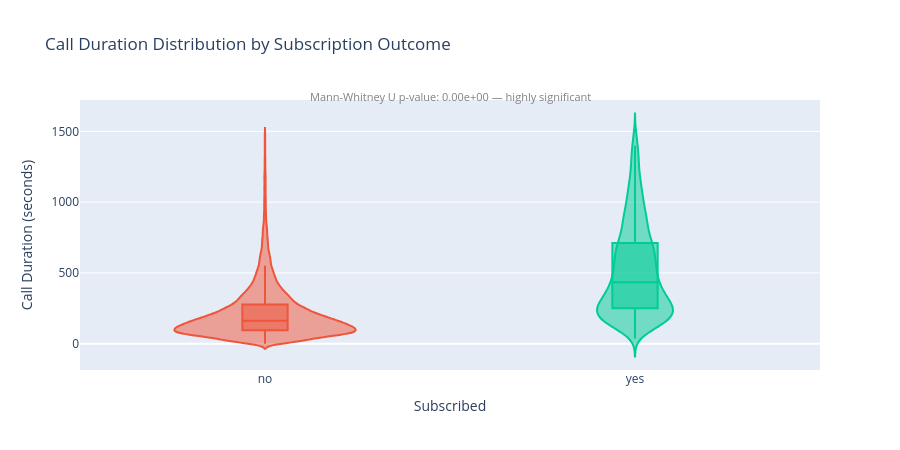

Write notebook code for a chart like this one.
### Markdown cell above
---
## Section 2 — Does Call Duration Predict Subscription?

**Test: Mann-Whitney U** (non-parametric; duration is heavily right-skewed)

**Important caveat:** `duration` is flagged in the dataset documentation as a data leakage risk.  
A 0-second call means definite rejection; a long call suggests genuine engagement.  
In production you wouldn't know duration *before* the call — so it's not actionable as a predictor.  
We test it anyway because the *magnitude* of the difference tells us something real about what engagement looks like.

### Code cell
yes_dur = df[df['y'] == 'yes']['duration']
no_dur  = df[df['y'] == 'no']['duration']

u_stat, p_val = stats.mannwhitneyu(yes_dur, no_dur, alternative='greater')

print("── Mann-Whitney U: Duration (subscribers vs non-subscribers) ──")
print(f"  Subscribers   — median: {yes_dur.median():.0f}s  mean: {yes_dur.mean():.0f}s")
print(f"  Non-subscribers — median: {no_dur.median():.0f}s  mean: {no_dur.mean():.0f}s")
print(f"  U-statistic: {u_stat:,.0f}")
print(f"  p-value: {p_val:.2e}")
print(f"  Result: {'Significant ✓' if p_val < 0.05 else 'Not significant'}")
print(f"\n  Subscribers stay on the phone {yes_dur.median()/no_dur.median():.1f}× longer (median)")

# Violin plot
plot_df = df[df['duration'] < 1500].copy()  # trim extreme outliers for viz
fig = px.violin(
    plot_df, x='y', y='duration', color='y',
    color_discrete_map={'yes': '#00CC96', 'no': '#EF553B'},
    box=True, points=False,
    labels={'y': 'Subscribed', 'duration': 'Call Duration (seconds)'},
    title='Call Duration Distribution by Subscription Outcome',
    hover_data=['age', 'job']
)
fig.update_layout(height=450, showlegend=False)
fig.add_annotation(x=0.5, y=1.05, xref='paper', yref='paper',
    text=f'Mann-Whitney U p-value: {p_val:.2e} — highly significant',
    showarrow=False, font_size=11, font_color='gray')
fig.show()

### Figure 1 — Plotly figure (JSON) as saved in the notebook; plotly's stock layout.template omitted (floating-point values rounded to 4 significant figures; data arrays with more than 128 entries replaced by an {"elided": "..."} marker saying what was removed)
{"data": [{"alignmentgroup": "True", "box": {"visible": true}, "customdata": {"elided": "36471x2 mixed values"}, "hovertemplate": "Subscribed=%{x}<br>Call Duration (seconds)=%{y}<br>age=%{customdata[0]}<br>job=%{customdata[1]}<extra></extra>", "legendgroup": "no", "marker": {"color": "#EF553B"}, "name": "no", "offsetgroup": "no", "orientation": "v", "points": false, "scalegroup": "True", "showlegend": true, "type": "violin", "x": {"elided": "36471 str values"}, "x0": " ", "xaxis": "x", "y": {"elided": "36471 int values"}, "y0": " ", "yaxis": "y"}, {"alignmentgroup": "True", "box": {"visible": true}, "customdata": {"elided": "4510x2 mixed values"}, "hovertemplate": "Subscribed=%{x}<br>Call Duration (seconds)=%{y}<br>age=%{customdata[0]}<br>job=%{customdata[1]}<extra></extra>", "legendgroup": "yes", "marker": {"color": "#00CC96"}, "name": "yes", "offsetgroup": "yes", "orientation": "v", "points": false, "scalegroup": "True", "showlegend": true, "type": "violin", "x": {"elided": "4510 str values"}, "x0": " ", "xaxis": "x", "y": {"elided": "4510 int values"}, "y0": " ", "yaxis": "y"}], "layout": {"annotations": [{"font": {"color": "gray", "size": 11}, "showarrow": false, "text": "Mann-Whitney U p-value: 0.00e+00 — highly significant", "x": 0.5, "xref": "paper", "y": 1.05, "yref": "paper"}], "height": 450, "legend": {"title": {"text": "Subscribed"}, "tracegroupgap": 0}, "showlegend": false, "title": {"text": "Call Duration Distribution by Subscription Outcome"}, "violinmode": "overlay", "xaxis": {"anchor": "y", "categoryarray": ["no", "yes"], "categoryorder": "array", "domain": [0, 1], "title": {"text": "Subscribed"}}, "yaxis": {"anchor": "x", "domain": [0, 1], "title": {"text": "Call Duration (seconds)"}}}}
